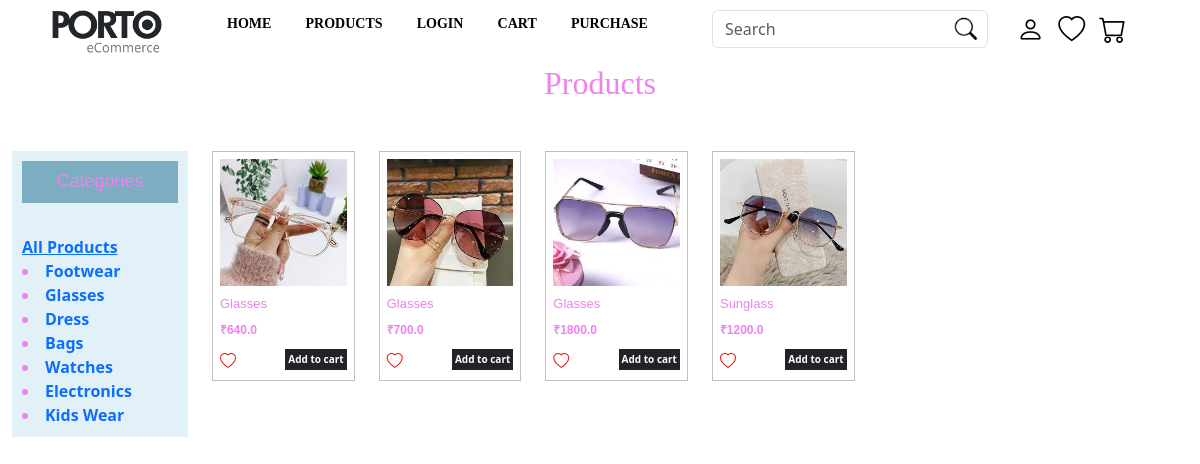
The app's page /products/4 with its own data.
### pages/models.py (models this page shows, shortened)
class Category(models.Model):
    cat_name=models.CharField(max_length=255)
    cat_image=models.ImageField(null=True,upload_to='uploads')
    cat_pro_count=models.IntegerField()

class Product(models.Model): #uploaded product details are shown in this model
    product_name=models.CharField(max_length=255)
    product_price=models.FloatField()
    product_image=models.CharField(max_length=255)
    product_desc=models.CharField(null=True,max_length=400)
    product_cat=models.IntegerField(null=True)

### pages/views.py (the view)
# urls.py: path('products/<int:id>',views.viewproducts,name='products'),
def viewproducts(request,id):
    cats = Category.objects.all()
    if id==0:
        products = Product.objects.all().order_by('-id').values()
    else:
        products = Product.objects.filter(product_cat=id).order_by('-id').values()
    context = {
        'products' : products,
        'cats' : cats
    }
    template = loader.get_template('viewproducts.html')
    return HttpResponse(template.render(context,request))

### pages/templates/viewproducts.html (shortened to what this page needs)
{% extends 'master.html' %}
{% load static %}
{% block content %}
<section>
    <h2 class="prohead">Products</h2> <br>
    <div class="container-fluid">
        <div class="row">
            <div class="col-sm-2">
                <div class="cats">
                        <h2 class="cathead">Categories</h2> <br>
                        <a href="/products/0">All Products</a>
                        {% for x in cats %}
                            <li><a href="/products/{{x.id}}" style="text-decoration: none;">{{ x.cat_name }}</a></li>
                        {% endfor %}
                </div>
            </div>
            <div class="col-sm-10">
                <div class="row">
                    {% for x in products %}
                    <div class="col-sm-2">
                        <div class="proimg">
                            <img src="{% static 'uploads/' %}{{x.product_image}}" alt="" width="100%">
                            <h6 class="head">{{ x.product_name }}</h6>
                            <span>
                                <p class="price1">₹{{ x.product_price }}</p>
                            </span>
                                    <div class="row">
                                        <div class="col-sm-3">
                                            <a href="/addtowish/{{x.id}}"><i class="bi-heart" style=" cursor: pointer; color: rgb(231, 19, 19);  "></i></a>
                                        </div>
                                        <div class="col-sm-9">
                                            <a href="/addtocart/{{x.id}}" class="cart" style="padding: 3px;font-size: 10px;">Add to cart</a>
                                        </div>
                                    </div>
                        </div>
                    </div>
                    {% endfor %}
                </div>
            </div>
        </div>
    </div>
</section>
{% endblock %}

### pages/static/shopping.css (style rules this page uses)
.head { margin: 10px 0px 10px 0px; font-size: 13px; font-family: sans-serif; }
.price1 { margin: 10px 0px 10px 0px; font-family: sans-serif; font-size: 12px; font-weight: bold; }
.prohead { margin: 0px 0px 25px 0px; text-align: center; font-family:Cambria, Cochin, Georgia, Times, 'Times New Roman', serif; }
.proimg { margin-bottom: 30px; border:1px solid #c0c0c2; padding: 7px; }
.cart { font-size:12px; text-decoration: none; background-color: #222329; color: #fff; float: right; }
.cathead { background-color:rgb(123, 174, 192); text-align: center; font-size: 18px; font-family:'Franklin Gothic Medium', 'Arial Narrow', Arial, sans-serif; padding: 10px 0px; }
.cats { background-color:rgb(225, 241, 247); padding: 10px 10px 10px 10px ; }

### mystaticfiles/myglobal.css (style rules this page uses)
body { color:violet; font-weight: bold; }

### records on screen
Category: cat_name "Footwear"
Category: cat_name "Glasses"
Category: cat_name "Dress"
Category: cat_name "Bags"
Category: cat_name "Watches"
Category: cat_name "Electronics"
Category: cat_name "Kids Wear"
Product: product_image (picture), product_name "Glasses", product_price "640.0"
Product: product_image (picture), product_name "Glasses", product_price "700.0"
Product: product_image (picture), product_name "Glasses", product_price "1800.0"
Product: product_image (picture), product_name "Sunglass", product_price "1200.0"
